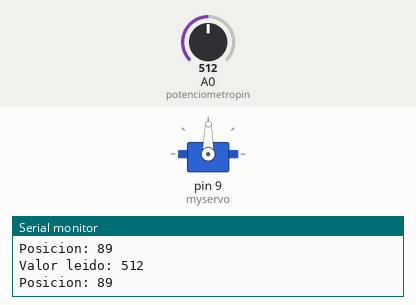
Recording of a sketch running on a simulated Arduino Uno, built with avr-gcc and run on an emulated ATmega328P. Shown: servo, the last lines printed to the serial monitor. The test bench sets the inputs (shaded band); at power-on: A0 (potenciometropin) = 512.

Above: at 1.2 s.
1.3 s: A0 (potenciometropin) set to 716
At 2.0 s:
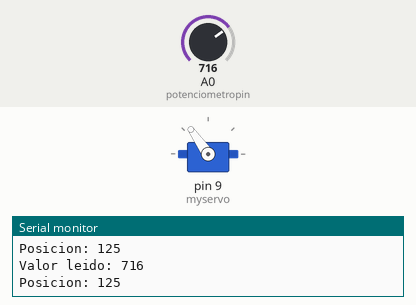
2.8 s: A0 (potenciometropin) set to 900
At 3.5 s:
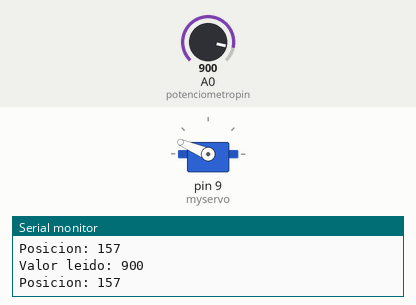
4.3 s: A0 (potenciometropin) set to 1023
At 5.1 s:
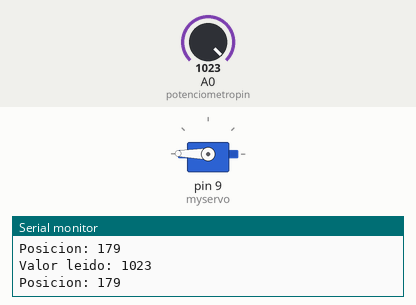
5.8 s: A0 (potenciometropin) set to 306
At 6.7 s:
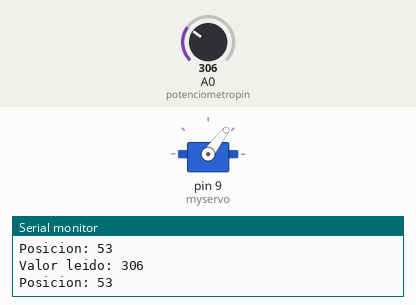
7.3 s: A0 (potenciometropin) set to 122
At 8.2 s:
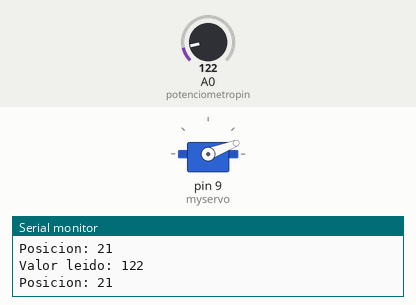
8.8 s: A0 (potenciometropin) set to 11
At 9.8 s:
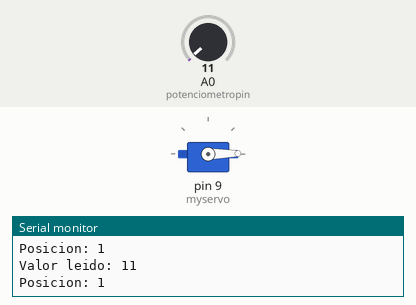
10.3 s: A0 (potenciometropin) set to 8
Timing chart, 0 to 13.3 s (numbered marks = the images above; inputs shaded):
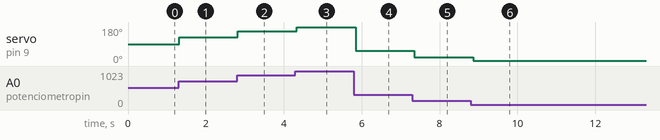

The sketch:

PotenciometroPosicion.ino
```cpp
/*
Archivo: PotenciometroPosicion.ino
    Muestra la codificación de posición angular
    dependiente de una señal analógica.
*/
byte tiempo = 100;

#include <Servo.h>
        Servo myservo;
        int potenciometropin = 0;
        int val;

void setup(){
            myservo.attach(9);
            Serial.begin(9600);
}


void loop(){
        val = analogRead(potenciometropin);

        Serial.print("Valor leido: ");

        Serial.println(val);

        val = map(val, 0, 1023, 0, 179);

        Serial.print("Posicion: ");

        Serial.println(val);

        myservo.write(val);
        delay(tiempo);
        }
```

Measured:
- after the input at 1.3 s, servo on pin 9 (myservo): 89° → 125° at once
- after the input at 2.8 s, servo on pin 9 (myservo): 125° → 157° at once
- after the input at 4.3 s, servo on pin 9 (myservo): 157° → 179° at once
- after the input at 5.8 s, servo on pin 9 (myservo): 179° → 53° after 0.05 s
- after the input at 7.3 s, servo on pin 9 (myservo): 53° → 21° after 0.06 s
- after the input at 8.8 s, servo on pin 9 (myservo): 21° → 1° after 0.07 s
